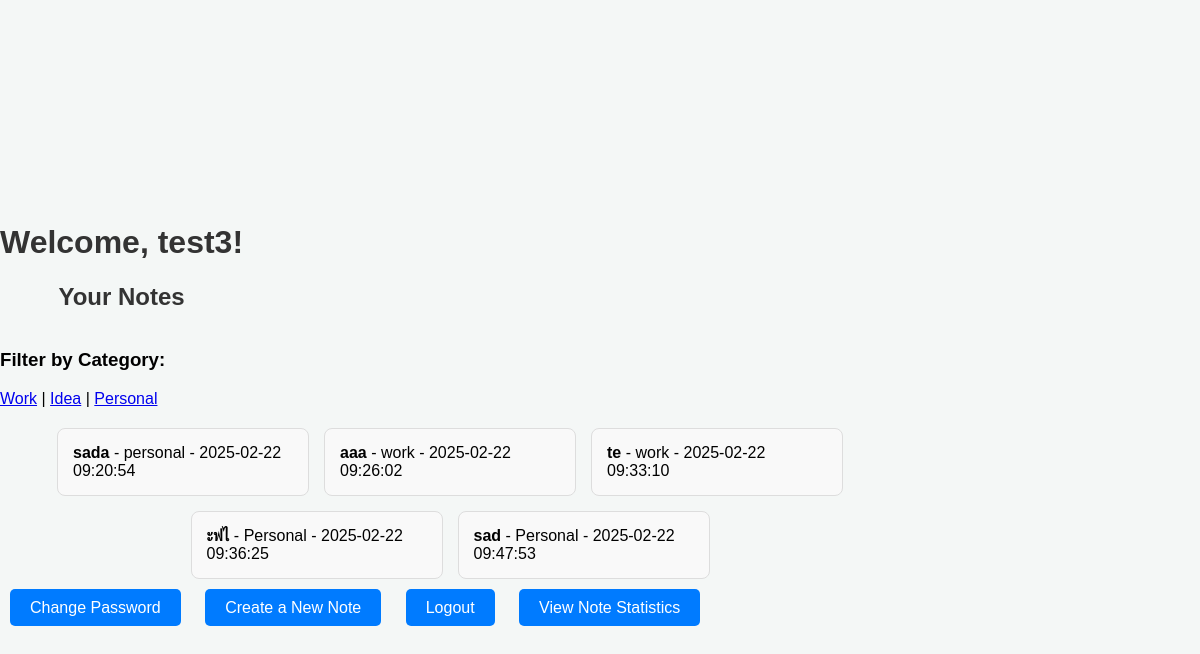
The page /my_notes (signed in) on the database as committed earlier.
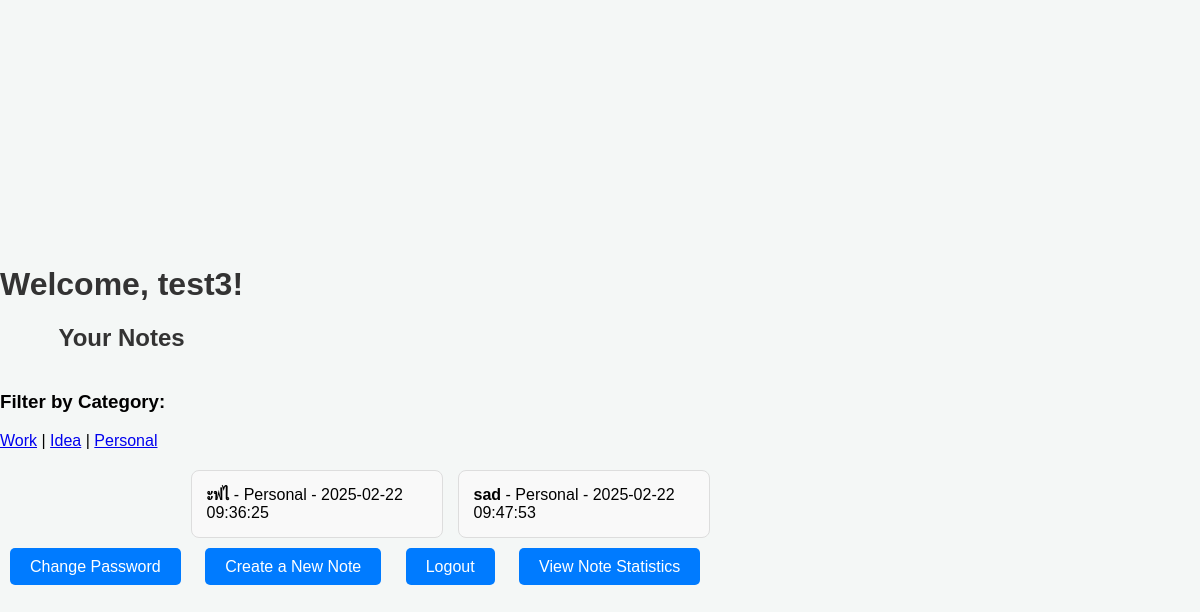
The same page on the database as committed later.
### app.py (models this page shows)
class User(db.Model, UserMixin):
    id = db.Column(db.Integer, primary_key=True)
    username = db.Column(db.String(20), unique=True, nullable=False)
    password = db.Column(db.String(60), nullable=False)

class Note(db.Model):
    id = db.Column(db.Integer, primary_key=True)
    title = db.Column(db.String(100), nullable=False)
    content = db.Column(db.Text, nullable=False)
    category = db.Column(db.String(50))
    timestamp = db.Column(db.DateTime, default=db.func.current_timestamp())
    user_id = db.Column(db.Integer, db.ForeignKey('user.id'), nullable=False)
    user = db.relationship('User', backref=db.backref('notes', lazy=True))

### app.py (the view)
@app.route('/my_notes')
@login_required
def my_notes():
    notes = Note.query.filter_by(user_id=current_user.id).all()
    return render_template('my_notes.html', notes=notes)

### app.py (called while the page is built)
@login_manager.user_loader
def load_user(user_id):
    return User.query.get(int(user_id))

### templates/my_notes.html (shortened to what this page needs)
<!DOCTYPE html>
<html lang="en">
<head>
</head>
<body>
    <div class="header">
        <h1>Welcome, {{ current_user.username }}!</h1>
        <h2>Your Notes</h2>
    </div>
    <div class="category-links">
        <h3>Filter by Category:</h3>
        <a href="{{ url_for('notes_by_category', category='Work') }}">Work</a> |
        <a href="{{ url_for('notes_by_category', category='Idea') }}">Idea</a> |
        <a href="{{ url_for('notes_by_category', category='Personal') }}">Personal</a>
    </div>
    <div class="note-container">
        {% if notes %}
            {% for note in notes %}
                <div class="note" id="note-{{ note.id }}" onclick="toggleNoteDetails({{ note.id }})">
                    <strong>{{ note.title }}</strong> - {{ note.category }} - {{ note.timestamp }}
                </div>
            {% endfor %}
        {% else %}
            <p>You don't have any notes yet.</p>
        {% endif %}
    </div>
    <div class="action-links">
        <a href="{{ url_for('profile') }}">Change Password</a>
        <a href="{{ url_for('create_note') }}">Create a New Note</a>
        <a href="{{ url_for('logout') }}">Logout</a>
        <a href="{{ url_for('statistics') }}">View Note Statistics</a>
    </div>
</body>
</html>

### templates/my_notes.html (style rules this page uses)
body { font-family: Arial, sans-serif; background-color: #f4f7f6; margin: 0; padding: 0; display: flex; justify-content: center; align-items: flex-start; height: 100vh; flex-direction: column; }
.header { text-align: center; margin-top: 20px; }
h1, h2 { color: #333; }
.note-container { margin-top: 20px; width: 100%; max-width: 900px; display: flex; flex-wrap: wrap; justify-content: center; gap: 15px; flex-direction: row; }
.note { background-color: #f9f9f9; border: 1px solid #ddd; padding: 15px; width: 220px; border-radius: 8px; cursor: pointer; transition: all 0.3s ease-in-out; position: relative; }
.action-links { text-align: center; margin-top: 20px; }
.action-links a { text-decoration: none; color: white; background-color: #007bff; padding: 10px 20px; margin: 0 10px; border-radius: 5px; transition: background-color 0.3s; }

Rows that differ between the two databases and show on the page:
removed Note: title "sada", category "personal", timestamp "2025-02-22 09:20:54"
removed Note: title "aaa", category "work", timestamp "2025-02-22 09:26:02"
removed Note: title "te", category "work", timestamp "2025-02-22 09:33:10"
